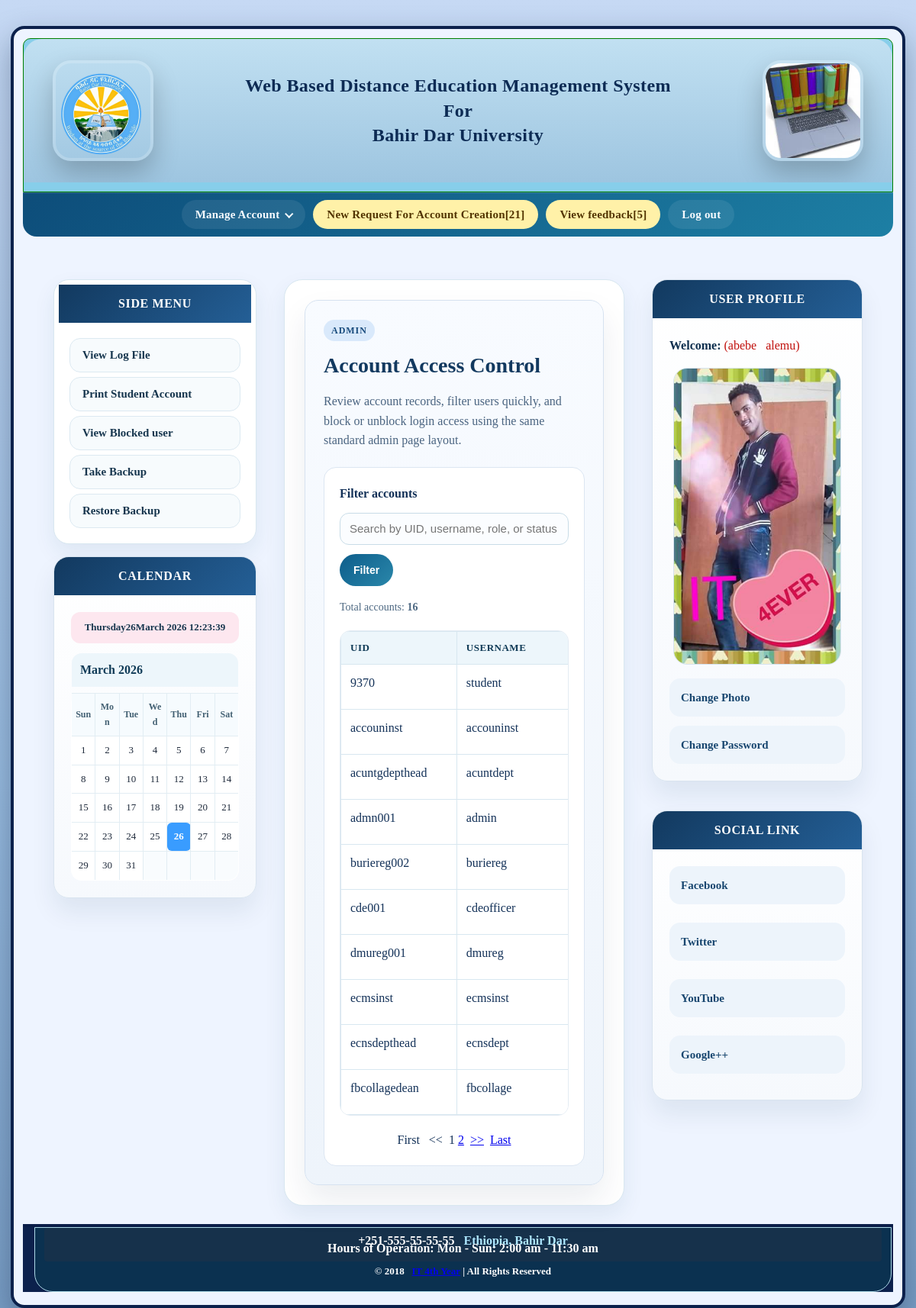
Screenshot of /admin/addaccountb.php (signed in) with the database file from the repository.
### tables this page shows
CREATE TABLE `account` (
  `UID` varchar(20) NOT NULL,
  `UserName` varchar(50) DEFAULT NULL,
  `Password` varchar(2000) DEFAULT NULL,
  `Role` varchar(20) DEFAULT NULL,
  `status` varchar(20) DEFAULT NULL,
  PRIMARY KEY (`UID`),
  UNIQUE KEY `UserName` (`UserName`),
  CONSTRAINT `account_ibfk_1` FOREIGN KEY (`UID`) REFERENCES `user` (`UID`) ON DELETE CASCADE ON UPDATE CASCADE
);

### admin/createaccountb.php (the view, shortened to what this page needs)
<?php
include_once(__DIR__ . '/ps_pagination.php');
include_once(__DIR__ . '/../connection.php');
function admin_block_account_h($value)
{
    return htmlspecialchars((string) $value, ENT_QUOTES, 'UTF-8');
}
$searchFile = trim((string) ($_POST['search_file'] ?? ''));
$accountCount = 0;
$countResult = mysqli_query($conn, 'SELECT COUNT(*) AS total FROM account');
if ($countResult instanceof mysqli_result) {
    $countRow = mysqli_fetch_assoc($countResult);
    $accountCount = (int) ($countRow['total'] ?? 0);
}
$rows = array();
$whereSql = '';
$sql = 'SELECT UID, UserName, Role, status FROM account' . $whereSql . ' ORDER BY UID ASC';
$pager = new PS_Pagination($conn, $sql, 10, 5);
$resultSet = $pager->paginate();
if ($resultSet instanceof mysqli_result) {
    while ($row = mysqli_fetch_assoc($resultSet)) {
        $rows[] = $row;
    }
}
?>
<div class="admin-page-panel">
<form method="post" action="" class="admin-page-toolbar">
    <div class="admin-page-form-row">
        <label for="search_file"><strong>Filter accounts</strong></label>
        <input type="text" name="search_file" id="search_file" class="admin-page-input" placeholder="Search by UID, username, role, or status" value="<?php echo admin_block_account_h($searchFile); ?>">
        <button type="submit" name="submit" class="admin-page-btn">Filter</button>
    </div>
    <div class="block-account-toolbar-note">Total accounts: <strong><?php echo $accountCount; ?></strong></div>
</form>
<?php if (!empty($rows)) { ?>
<div class="admin-page-table-wrap">
<table class="admin-page-table" cellpadding="0" cellspacing="0">
<thead>
<tr>
<th>UID</th>
<th>UserName</th>
</tr>
</thead>
<tbody>
<?php foreach ($rows as $row) {
?>
<tr>
<td><?php echo admin_block_account_h($row['UID']); ?></td>
<td><?php echo admin_block_account_h($row['UserName']); ?></td>
</tr>
<?php } ?>
</tbody>
</table>
</div>
<?php if ($pager !== null) { ?>
<div class="admin-page-pagination"><?php echo $pager->renderFullNav(); ?></div>
<?php } ?>
<?php } else { ?>
<div class="admin-page-empty">No account records found<?php echo $searchFile !== '' ? ' for <strong>' . admin_block_account_h($searchFile) . '</strong>' : ''; ?>.</div>
<?php } ?>
</div>

### setting.css (style rules this page uses)
:root { --bg: linear-gradient(180deg, #c6d9f4 0%, #99bce0 60%, #7a9ec5 100%); --card: #ffffff; --primary: #336699; --accent: #bfeffd; --muted: #6b7c8a; --max-width: 1200px; --gap: 12px; --text-color: #222; --header-bg: url("images/bg2.JPG"); --body-bg: url("images/bb.jpg"); --navbar-bg: #336699; --navbar-text: white; --sidebar-bg: #fcfcfc; --container-bg: #ffffff; --icon-color: #336699; --icon-hover-color: #0b1d3b; --panel-title-bg: linear-gradient(135deg, #1f4b7a, #0d2b52); --panel-title-color: #fff; --link-color: #14335d; --link-hover-color: #0b1d3b; }
* { box-sizing:border-box }
html,body { margin:0;padding:0;height:100%;font-family:Arial,Helvetica,sans-serif;background:var(--bg);color:var(--text-color) }
body { background:var(--body-bg) no-repeat center top; background-size: cover; }
*, *::before, *::after { box-sizing: border-box; }
#left table, #content table, #sidebar table, .main-row table { width: 100% !important; max-width: 100% !important; table-layout: fixed; border-collapse: collapse; }
body.student-portal-page { background: linear-gradient(180deg, #c6d9f4 0%, #99bce0 60%, #7a9ec5 100%); font-family: "Times New Roman", Georgia, serif; color: #133158; min-height: 100vh; margin: 0; padding: 16px 0 30px; }
#contentindex5 table, #contentindex55 table { border-collapse: collapse; width: 100% !important; background: #ffffff; }
#contentindex5 th, #contentindex5 td, #contentindex55 th, #contentindex55 td { padding: 10px 12px; border: 1px solid #d8e7f0; vertical-align: top; text-align: left; }
#contentindex5 th, #contentindex55 th { background: #edf6fb; color: #103b57; }
#contentindex5 input[type="text"], #contentindex5 input[type="password"], #contentindex5 input[type="email"], #contentindex5 input[type="file"], #contentindex5 select, #contentindex5 textarea, #contentindex55 input[type="text"], #contentindex55 input[type="password"], #contentindex55 input[type="email"], #contentindex55 input[type="file"], #contentindex55 select, #contentindex55 textarea { width: 100%; max-width: 100%; padding: 11px 12px; border: 1px solid #c8dce7; border-radius: 12px; background: #fbfdff; color: #17364e; }
#contentindex5 input[type="submit"], #contentindex5 input[type="reset"], #contentindex5 button, #contentindex55 input[type="submit"], #contentindex55 input[type="reset"], #contentindex55 button { padding: 11px 18px; border: 0; border-radius: 999px; background: linear-gradient(135deg, #0d5d8b, #2a87aa); color: #ffffff; font-weight: bold; cursor: pointer; }

### admin/header.php (style rules this page uses)
body.student-portal-page .admin-page-panel { background: #ffffff; border: 1px solid #dce6f2; border-radius: 16px; padding: 20px; }
body.student-portal-page .admin-page-toolbar { display: flex; justify-content: space-between; align-items: center; gap: 16px; flex-wrap: wrap; margin-bottom: 18px; }
body.student-portal-page .admin-page-form-row { display: flex; align-items: center; gap: 12px; flex-wrap: wrap; }
body.student-portal-page .admin-page-input, body.student-portal-page .admin-page-select { width: 100%; max-width: 320px; min-height: 42px; border: 1px solid #bfd0e2; border-radius: 10px; padding: 0 14px; font-size: 15px; color: #173a5e; background: #f9fbfe; box-sizing: border-box; }
body.student-portal-page .admin-page-btn, body.student-portal-page .admin-page-btn-secondary { display: inline-flex; align-items: center; justify-content: center; min-height: 42px; border: 0; border-radius: 10px; padding: 0 18px; font-size: 14px; font-weight: 700; text-decoration: none; cursor: pointer; transition: transform 0.18s ease; }
body.student-portal-page .admin-page-btn { background: #1f6fb2; color: #ffffff; }
body.student-portal-page .admin-page-table-wrap { overflow-x: auto; border: 1px solid #e3ebf3; border-radius: 14px; }
body.student-portal-page .admin-page-table { width: 100%; min-width: 760px; border-collapse: collapse; background: #ffffff; }
body.student-portal-page .admin-page-table th { background: #eff5fb; color: #12395f; font-size: 13px; text-transform: uppercase; letter-spacing: 0.04em; }
body.student-portal-page .admin-page-table th, body.student-portal-page .admin-page-table td { padding: 14px 16px; border-bottom: 1px solid #e7edf5; text-align: left; vertical-align: top; }
body.student-portal-page .admin-page-table tr:last-child td { border-bottom: 0; }
body.student-portal-page .admin-page-pagination { margin-top: 18px; text-align: center; }

### admin/createaccountb.php (style rules this page uses)
.block-account-toolbar-note { color: #4d6882; font-size: 14px; }

### rows the page displays
account: UID "9370", UserName "student"
account: UID "accouninst", UserName "accouninst"
account: UID "acuntgdepthead", UserName "acuntdept"
account: UID "admn001", UserName "admin"
account: UID "buriereg002", UserName "buriereg"
account: UID "cde001", UserName "cdeofficer"
account: UID "dmureg001", UserName "dmureg"
account: UID "ecmsinst", UserName "ecmsinst"
account: UID "ecnsdepthead", UserName "ecnsdept"
account: UID "fbcollagedean", UserName "fbcollage"

### other values shown
$request_label "New Request For Account Creation[21]"
$feedback_count "5"
$calendar_month_label "March 2026"
$weekday_label "Sun"
$weekday_label "Mon"
$weekday_label "Tue"
$weekday_label "Wed"
$weekday_label "Thu"
$weekday_label "Fri"
$weekday_label "Sat"
$day_cell['day'] "1"
$day_cell['day'] "2"
$day_cell['day'] "3"
$day_cell['day'] "4"
$day_cell['day'] "5"
